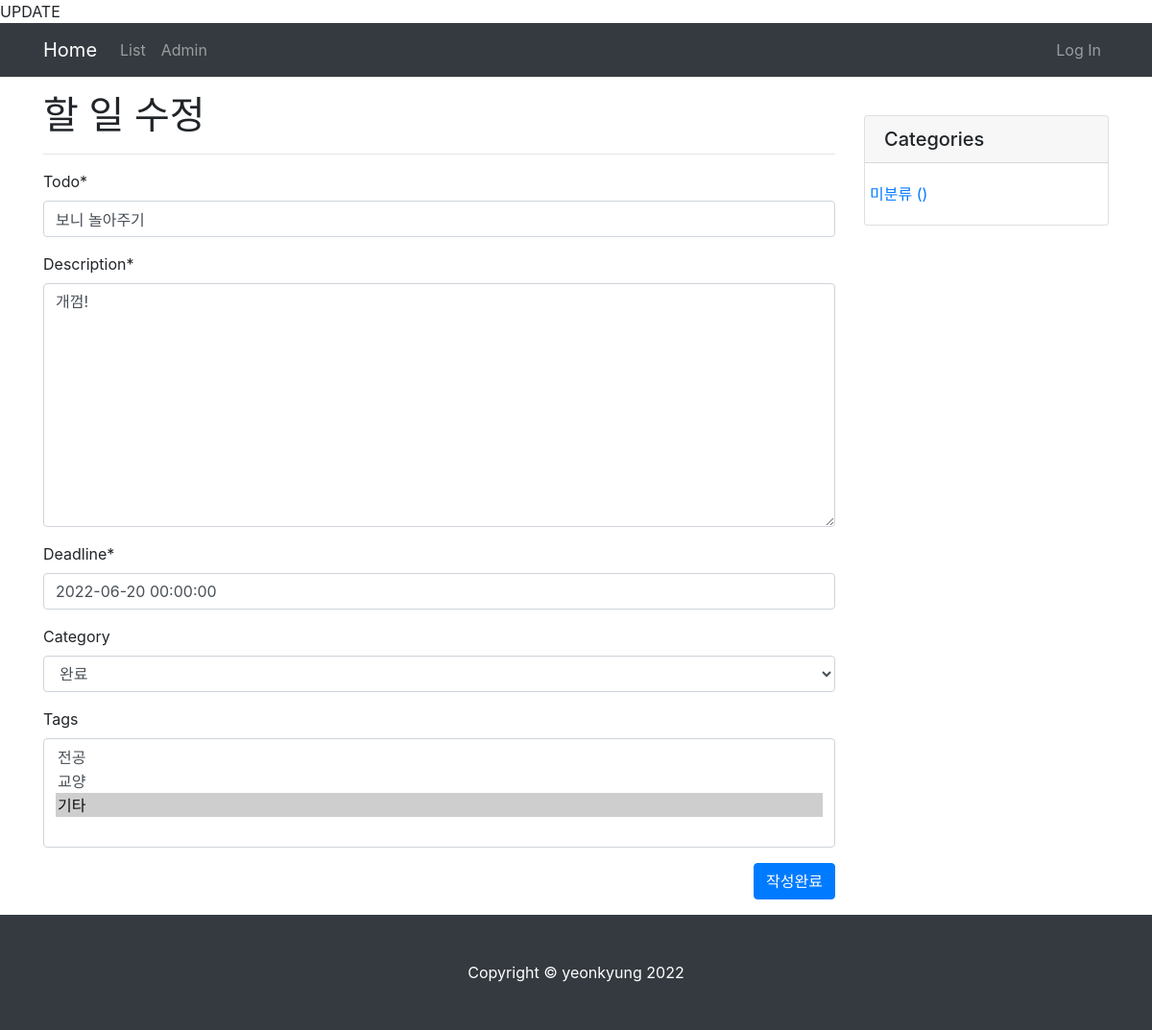
The page /update/3/ (signed in) on the database as committed earlier.
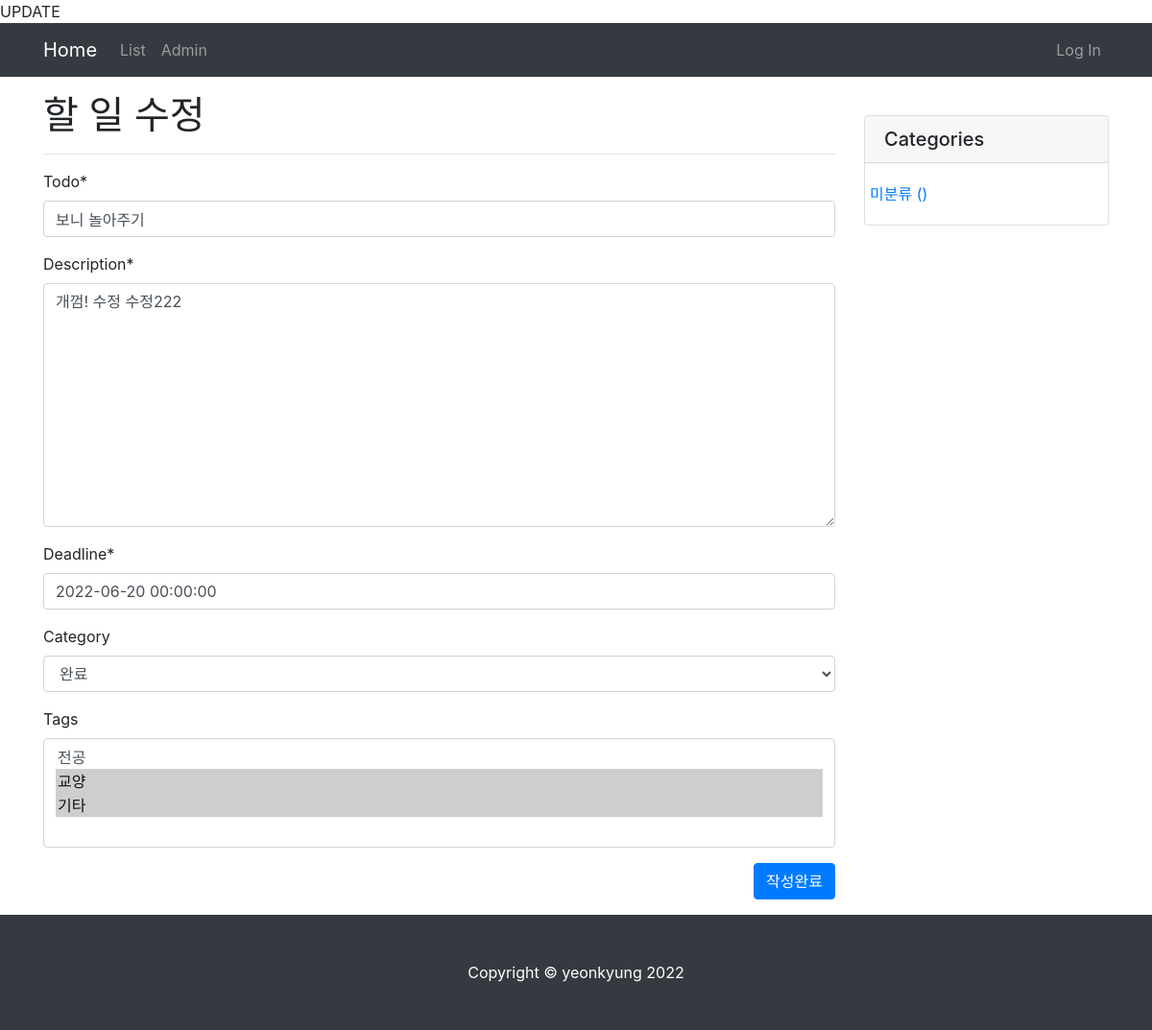
The same page on the database as committed later.
### todo/models.py (models this page shows, shortened)
class Todo(models.Model):
    todo = models.CharField(max_length=30)
    description = models.TextField(null=True)
    created_at = models.DateTimeField(null=True)
    deadline = models.DateTimeField(null=True)
    category = models.ForeignKey(Category, on_delete=models.DO_NOTHING, blank=True, null=True)
    tags = models.ManyToManyField(Tag, blank=True)
    author = models.ForeignKey(User, on_delete=models.CASCADE, null=True, blank=True)

### todo/views.py (the view)
# urls.py: path('update/<int:pk>/', views.TodoUpdate.as_view()),
class TodoUpdate(LoginRequiredMixin, UpdateView):
    model = Todo
    fields = ['todo', 'description', 'deadline', 'category', 'tags']
    template_name = "todo/todo_form_update.html"
    def dispatch(self, request, *args, **kwargs):
        if request.user.is_authenticated and request.user == self.get_object().author:
            return super(TodoUpdate, self).dispatch(request,*args, **kwargs)
        else:
            raise PermissionDenied

### todo/models.py (called while the page is built)
    def __str__(self):
        return self.name

    def __str__(self):
        return self.name

### todo/templates/todo/todo_form_update.html (shortened to what this page needs)
{% extends 'todo/base.html' %}
{% load crispy_forms_tags %}
{% block main_area %}
    <h1> 할 일 수정</h1>
    <hr/>
    <form method="post" enctype ="multipart/form-data">{%  csrf_token %}
        <table>
            {{ form | crispy}}
        </table>
        <button type="submit" class="btn btn-primary float-right">작성완료</button>
    </form>
{% endblock %}

Rows that differ between the two databases and show on the page:
changed Todo "보니 놀아주기": description "개껌!" → "개껌! 수정 수정222"
Other text that changed with them:
form field tags: "전공 / 교양 / 기타 ☑" → "전공 / 교양 ☑ / 기타 ☑"
